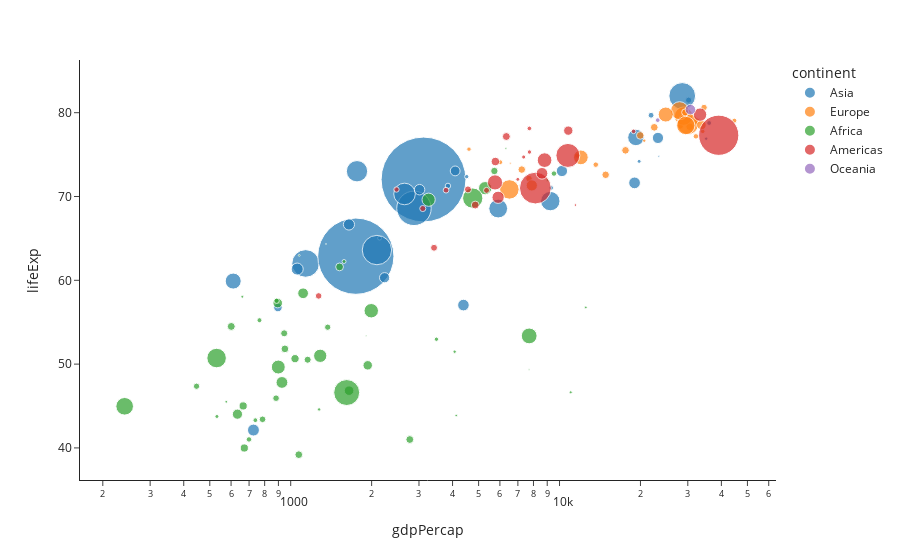

The cell this chart's notebook holds for it:
### Code cell
import plotly.express as px
df = px.data.gapminder()

fig = px.scatter(df.query("year == 2002"), x = "gdpPercap",y ="lifeExp",
                size = "pop",color = "continent",
                hover_name = "country", log_x = True, size_max = 60)
fig.show()

### Figure 1 — Plotly figure (JSON) as saved in the notebook; plotly's stock layout.template omitted (floating-point values rounded to 4 significant figures)
{"data": [{"hovertemplate": "<b>%{hovertext}</b><br><br>continent=Asia<br>gdpPercap=%{x}<br>lifeExp=%{y}<br>pop=%{marker.size}<extra></extra>", "hovertext": ["Afghanistan", "Bahrain", "Bangladesh", "Cambodia", "China", "Hong Kong, China", "India", "Indonesia", "Iran", "Iraq", "Israel", "Japan", "Jordan", "Korea, Dem. Rep.", "Korea, Rep.", "Kuwait", "Lebanon", "Malaysia", "Mongolia", "Myanmar", "Nepal", "Oman", "Pakistan", "Philippines", "Saudi Arabia", "Singapore", "Sri Lanka", "Syria", "Taiwan", "Thailand", "Vietnam", "West Bank and Gaza", "Yemen, Rep."], "legendgroup": "Asia", "marker": {"color": "#1F77B4", "size": [25268405, 656397, 135656790, 12926707, 1280400000, 6762476, 1034172547, 211060000, 66907826, 24001816, 6029529, 127065841, 5307470, 22215365, 47969150, 2111561, 3677780, 22662365, 2674234, 45598081, 25873917, 2713462, 153403524, 82995088, 24501530, 4197776, 19576783, 17155814, 22454239, 62806748, 80908147, 3389578, 18701257], "sizemode": "area", "sizeref": 355700.0, "symbol": "circle"}, "mode": "markers", "name": "Asia", "orientation": "v", "showlegend": true, "type": "scatter", "x": [726.7, 23400.0, 1136.0, 896.2, 3119.0, 30210.0, 1747.0, 2874.0, 9241.0, 4391.0, 21910.0, 28600.0, 3845.0, 1647.0, 19230.0, 35110.0, 9314.0, 10210.0, 2141.0, 611, 1057.0, 19770.0, 2093.0, 2651.0, 19010.0, 36020.0, 3015.0, 4091.0, 23240.0, 5913.0, 1764.0, 4515.0, 2235.0], "xaxis": "x", "y": [42.13, 74.8, 62.01, 56.75, 72.03, 81.5, 62.88, 68.59, 69.45, 57.05, 79.7, 82, 71.26, 66.66, 77.05, 76.9, 71.03, 73.04, 65.03, 59.91, 61.34, 74.19, 63.61, 70.3, 71.63, 78.77, 70.81, 73.05, 76.99, 68.56, 73.02, 72.37, 60.31], "yaxis": "y"}, {"hovertemplate": "<b>%{hovertext}</b><br><br>continent=Europe<br>gdpPercap=%{x}<br>lifeExp=%{y}<br>pop=%{marker.size}<extra></extra>", "hovertext": ["Albania", "Austria", "Belgium", "Bosnia and Herzegovina", "Bulgaria", "Croatia", "Czech Republic", "Denmark", "Finland", "France", "Germany", "Greece", "Hungary", "Iceland", "Ireland", "Italy", "Montenegro", "Netherlands", "Norway", "Poland", "Portugal", "Romania", "Serbia", "Slovak Republic", "Slovenia", "Spain", "Sweden", "Switzerland", "Turkey", "United Kingdom"], "legendgroup": "Europe", "marker": {"color": "#FF7F0E", "size": [3508512, 8148312, 10311970, 4165416, 7661799, 4481020, 10256295, 5374693, 5193039, 59925035, 82350671, 10603863, 10083313, 288030, 3879155, 57926999, 720230, 16122830, 4535591, 38625976, 10433867, 22404337, 10111559, 5410052, 2011497, 40152517, 8954175, 7361757, 67308928, 59912431], "sizemode": "area", "sizeref": 355700.0, "symbol": "circle"}, "mode": "markers", "name": "Europe", "orientation": "v", "showlegend": true, "type": "scatter", "x": [4604.0, 32420.0, 30490.0, 6019.0, 7697.0, 11630.0, 17600.0, 32170.0, 28200.0, 28930.0, 30040.0, 22510.0, 14840.0, 31160.0, 34080.0, 27970.0, 6557.0, 33720.0, 44680.0, 12000.0, 19970.0, 7885.0, 7236.0, 13640.0, 20660.0, 24840.0, 29340.0, 34480.0, 6508.0, 29480.0], "xaxis": "x", "y": [75.65, 78.98, 78.32, 74.09, 72.14, 74.88, 75.51, 77.18, 78.37, 79.59, 78.67, 78.26, 72.59, 80.5, 77.78, 80.24, 73.98, 78.53, 79.05, 74.67, 77.29, 71.32, 73.21, 73.8, 76.66, 79.78, 80.04, 80.62, 70.84, 78.47], "yaxis": "y"}, {"hovertemplate": "<b>%{hovertext}</b><br><br>continent=Africa<br>gdpPercap=%{x}<br>lifeExp=%{y}<br>pop=%{marker.size}<extra></extra>", "hovertext": ["Algeria", "Angola", "Benin", "Botswana", "Burkina Faso", "Burundi", "Cameroon", "Central African Republic", "Chad", "Comoros", "Congo, Dem. Rep.", "Congo, Rep.", "Cote d'Ivoire", "Djibouti", "Egypt", "Equatorial Guinea", "Eritrea", "Ethiopia", "Gabon", "Gambia", "Ghana", "Guinea", "Guinea-Bissau", "Kenya", "Lesotho", "Liberia", "Libya", "Madagascar", "Malawi", "Mali", "Mauritania", "Mauritius", "Morocco", "Mozambique", "Namibia", "Niger", "Nigeria", "Reunion", "Rwanda", "Sao Tome and Principe", "Senegal", "Sierra Leone", "Somalia", "South Africa", "Sudan", "Swaziland", "Tanzania", "Togo", "Tunisia", "Uganda", "Zambia", "Zimbabwe"], "legendgroup": "Africa", "marker": {"color": "#2CA02C", "size": [31287142, 10866106, 7026113, 1630347, 12251209, 7021078, 15929988, 4048013, 8835739, 614382, 55379852, 3328795, 16252726, 447416, 73312559, 495627, 4414865, 67946797, 1299304, 1457766, 20550751, 8807818, 1332459, 31386842, 2046772, 2814651, 5368585, 16473477, 11824495, 10580176, 2828858, 1200206, 31167783, 18473780, 1972153, 11140655, 119901274, 743981, 7852401, 170372, 10870037, 5359092, 7753310, 44433622, 37090298, 1130269, 34593779, 4977378, 9770575, 24739869, 10595811, 11926563], "sizemode": "area", "sizeref": 355700.0, "symbol": "circle"}, "mode": "markers", "name": "Africa", "orientation": "v", "showlegend": true, "type": "scatter", "x": [5288.0, 2773.0, 1373.0, 11000.0, 1038.0, 446.4, 1934.0, 738.7, 1156.0, 1076.0, 241.2, 3484.0, 1649.0, 1908.0, 4755.0, 7703.0, 765.4, 530.1, 12520.0, 660.6, 1112.0, 945.6, 575.7, 1288.0, 1275.0, 531.5, 9535.0, 894.6, 665.4, 951.4, 1579.0, 9022.0, 3258.0, 633.6, 4072.0, 601.1, 1615.0, 6316.0, 785.7, 1353.0, 1520.0, 699.5, 882.1, 7711.0, 1993.0, 4128.0, 899.1, 886.2, 5723.0, 927.7, 1072.0, 672.0], "xaxis": "x", "y": [70.99, 41.0, 54.41, 46.63, 50.65, 47.36, 49.86, 43.31, 50.52, 62.97, 44.97, 52.97, 46.83, 53.37, 69.81, 49.35, 55.24, 50.73, 56.76, 58.04, 58.45, 53.68, 45.5, 50.99, 44.59, 43.75, 72.74, 57.29, 45.01, 51.82, 62.25, 71.95, 69.61, 44.03, 51.48, 54.5, 46.61, 75.74, 43.41, 64.34, 61.6, 41.01, 45.94, 53.37, 56.37, 43.87, 49.65, 57.56, 73.04, 47.81, 39.19, 39.99], "yaxis": "y"}, {"hovertemplate": "<b>%{hovertext}</b><br><br>continent=Americas<br>gdpPercap=%{x}<br>lifeExp=%{y}<br>pop=%{marker.size}<extra></extra>", "hovertext": ["Argentina", "Bolivia", "Brazil", "Canada", "Chile", "Colombia", "Costa Rica", "Cuba", "Dominican Republic", "Ecuador", "El Salvador", "Guatemala", "Haiti", "Honduras", "Jamaica", "Mexico", "Nicaragua", "Panama", "Paraguay", "Peru", "Puerto Rico", "Trinidad and Tobago", "United States", "Uruguay", "Venezuela"], "legendgroup": "Americas", "marker": {"color": "#D62728", "size": [38331121, 8445134, 179914212, 31902268, 15497046, 41008227, 3834934, 11226999, 8650322, 12921234, 6353681, 11178650, 7607651, 6677328, 2664659, 102479927, 5146848, 2990875, 5884491, 26769436, 3859606, 1101832, 287675526, 3363085, 24287670], "sizemode": "area", "sizeref": 355700.0, "symbol": "circle"}, "mode": "markers", "name": "Americas", "orientation": "v", "showlegend": true, "type": "scatter", "x": [8798.0, 3413.0, 8131.0, 33330.0, 10780.0, 5755.0, 7723.0, 6341.0, 4564.0, 5773.0, 5352.0, 4858.0, 1270.0, 3100.0, 6995.0, 10740.0, 2475.0, 7356.0, 3784.0, 5909.0, 18860.0, 11460.0, 39100.0, 7727.0, 8605.0], "xaxis": "x", "y": [74.34, 63.88, 71.01, 79.77, 77.86, 71.68, 78.12, 77.16, 70.85, 74.17, 70.73, 68.98, 58.14, 68.56, 72.05, 74.9, 70.84, 74.71, 70.75, 69.91, 77.78, 68.98, 77.31, 75.31, 72.77], "yaxis": "y"}, {"hovertemplate": "<b>%{hovertext}</b><br><br>continent=Oceania<br>gdpPercap=%{x}<br>lifeExp=%{y}<br>pop=%{marker.size}<extra></extra>", "hovertext": ["Australia", "New Zealand"], "legendgroup": "Oceania", "marker": {"color": "#9467BD", "size": [19546792, 3908037], "sizemode": "area", "sizeref": 355700.0, "symbol": "circle"}, "mode": "markers", "name": "Oceania", "orientation": "v", "showlegend": true, "type": "scatter", "x": [30690.0, 23190.0], "xaxis": "x", "y": [80.37, 79.11], "yaxis": "y"}], "layout": {"autosize": true, "legend": {"itemsizing": "constant", "title": {"text": "continent"}, "tracegroupgap": 0}, "margin": {"t": 60}, "xaxis": {"anchor": "y", "autorange": true, "domain": [0, 1], "range": [2.188, 4.864], "title": {"text": "gdpPercap"}, "type": "log"}, "yaxis": {"anchor": "x", "autorange": true, "domain": [0, 1], "range": [35.53, 88.21], "title": {"text": "lifeExp"}, "type": "linear"}}}
